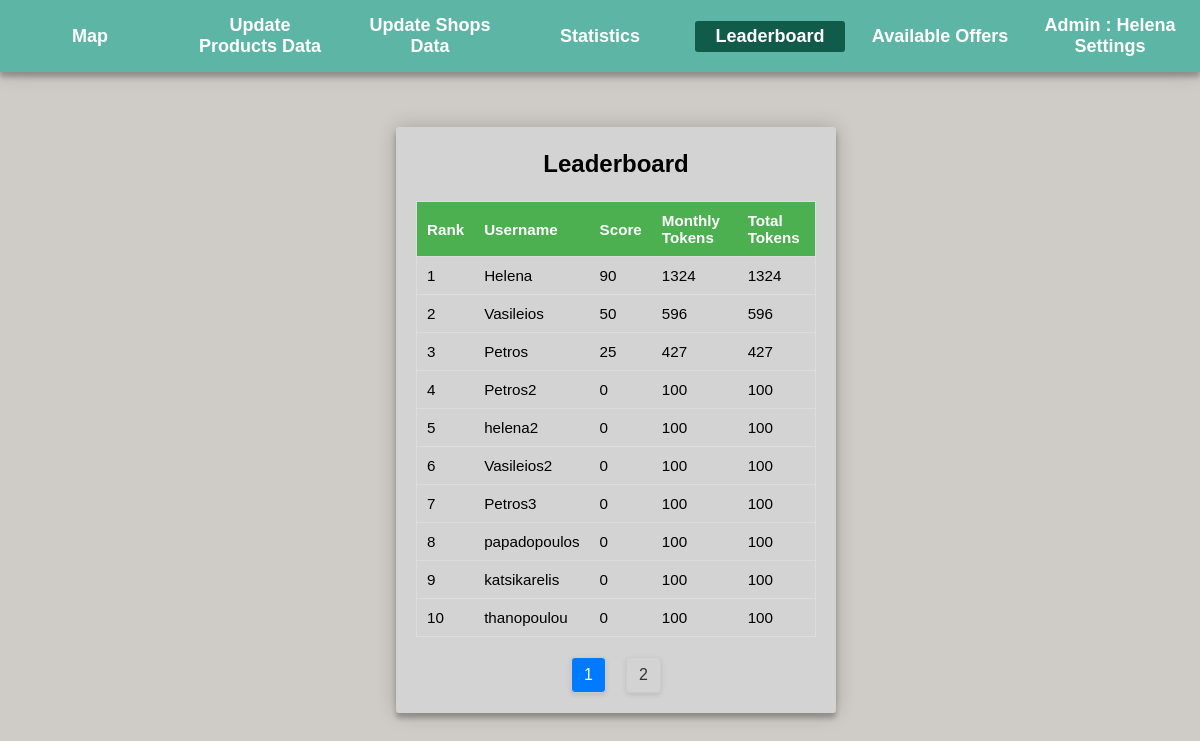
The page /map/admin/leaderboard/leaderboard.php (signed in) on the database its author committed.
### tables this page shows
CREATE TABLE `user` (
  `user_id` int(11) NOT NULL,
  `user_username` varchar(30) NOT NULL,
  `email` varchar(40) NOT NULL,
  `password` varchar(20) NOT NULL,
  `isAdmin` tinyint(1) NOT NULL,
  `total_score` int(11) NOT NULL,
  `monthly_score` int(11) NOT NULL,
  `total_tokens` int(11) NOT NULL,
  `premonth_tokens` int(11) NOT NULL,
  `offers` int(11) NOT NULL,
  `likes` int(11) NOT NULL,
  `dislikes` int(11) NOT NULL
);

### map/admin/leaderboard/leaderboard.php (the view, shortened to what this page needs)
<?php
$page = isset($_GET['page']) ? intval($_GET['page']) : 1;
$itemsPerPage = 10;
$offset = ($page - 1) * $itemsPerPage;
$conn = mysqli_connect('localhost', 'root', '', 'web_database');
$query = "SELECT user_username as user_name, total_score as user_score, total_tokens, (total_tokens - premonth_tokens) as tokens_this_month
FROM user
WHERE isAdmin = '0'
ORDER BY total_score DESC
LIMIT $itemsPerPage OFFSET $offset";
$result = mysqli_query($conn, $query);
$leaderboardData = [];
while ($row = mysqli_fetch_assoc($result)) {
  $leaderboardData[] = $row;
}
?>
<!DOCTYPE html>
<html>
<head>
  <link rel="stylesheet" href="/web_database/map/admin/adm.css">
  <link rel="stylesheet" href="/web_database/map/admin/leaderboard/leaderboard_style.css">
</head>
<body>
<div class="menu-bar">
   <ul>
     <li><a href="/web_database/map/admin/admin_dashboard.php">Map</a></li>
     <li><a href="/web_database/map/admin/update_products.php">Update Products Data </a></li>
     <li><a href="/web_database/map/admin/update_shops.php">Update Shops Data</a></li>
     <li><a href="/web_database/map/admin/statistics/statistics.php">Statistics</a></li>
     <li class="pressed"><a href="/web_database/map/admin/leaderboard/leaderboard.php">Leaderboard</a></li>
     <li><a href="/web_database/map/admin/show_offers/offers.php">Available Offers</a></li>
     <li><a href="/web_database/map/admin/admin_settings/adm_settings.php">Admin : <?php echo $_SESSION['user_name']; ?> <br>Settings</a></li>
   </ul>
</div>
<div class="container">
  <h2>Leaderboard</h2>
  <table>
    <thead>
      <tr>
        <th>Rank</th>
        <th>Username</th>
        <th>Score</th>
        <th>Monthly Tokens</th>
        <th>Total Tokens</th>
      </tr>
    </thead>
    <tbody>
      <?php
      $rank = ($page - 1) * $itemsPerPage + 1;
      foreach ($leaderboardData as $data) {
        echo "<tr>";
        echo "<td>{$rank}</td>";
        echo "<td>{$data['user_name']}</td>";
        echo "<td>{$data['user_score']}</td>";
        echo "<td>{$data['tokens_this_month']}</td>";
        echo "<td>{$data['total_tokens']}</td>";
        echo "</tr>";
        $rank++;
      }
      ?>
    </tbody>
  </table>
    <?php
        $totalUsers = $conn->query("SELECT COUNT(*) as count FROM user")->fetch_assoc()['count'];
        $totalPages = ceil($totalUsers / 10);
        echo '<div class="pagination">';
        for ($i = 1; $i <= $totalPages; $i++) {
            if ($i == $page) {
                 echo "<span>{$i}</span> ";
            } else {
                echo "<a href='leaderboard.php?page={$i}'>{$i}</a> ";
            }
        }
        echo '</div>';
    ?>
</div>
</body>
</html>

### map/admin/adm.css (style rules this page uses)
* { padding: 0; margin: 0; box-sizing: border-box; }
body { background: #cfcbc6; --color-primary: #5db5a5; --color-primary2: #009579; --color-primary-dark: #007f67; --color-secondary: #252c6a; --color-error: #cc3333; --color-success: #4bb544; background: var(--color-primary) ; background: -webkit-linear-gradient(right, #cfcbc6, #cfcbc6); font-family: sans-serif; -webkit-font-smoothing: antialiased; -moz-osx-font-smoothing: grayscale; --border-radius: 3px; }
.menu-bar { overflow-x: hidden; background-color: #5db5a5; text-align: center; box-shadow: 0 0 20px 0 rgba(0, 0, 0, 0.2), 0 5px 5px 0 rgba(0, 0, 0, 0.24); }
.menu-bar ul { font-weight: 700; display: inline-flex; list-style: none; color: white; font-size: large; position:relative; display: flex; align-items: center; justify-content: center; }
.menu-bar ul li { width:150px; margin:10px; padding:5px; }
a { color: inherit; text-decoration: none; }
.pressed { background-color: #115b4a; color: white; border-radius: 3px; }
.container { position: absolute; top: 50%; left: 50%; transform: translate(-50%, -50%); z-index: 1; background: #d3d3d3; width: 300px; max-width: 440px; margin: 1rem; padding: 30px; border-radius: var(--border-radius); box-shadow: 0 0 20px 0 rgba(0, 0, 0, 0.2), 0 5px 5px 0 rgba(0, 0, 0, 0.24); }
.container, .form__input, .form__input2, .form__button { font: 500 1rem 'Quicksand', sans-serif; }

### map/admin/leaderboard/leaderboard_style.css (style rules this page uses)
.container { width: 100%; box-sizing: border-box; margin-top: 20px; overflow-x: hidden; padding: 0 20px; }
.container h2 { margin-top: 23px; margin-bottom: 23px; }
table { border-collapse: collapse; width: 100%; border: 1px solid #ddd; font-size: 0.95em; }
th, td { text-align: left; padding: 10px; border-bottom: 1px solid #ddd; }
tr:last-child td { border-bottom: none; }
th { background-color: #4CAF50; color: white; position: sticky; top: 0; z-index: 2; }
.pagination { display: flex; justify-content: center; padding: 20px 0; align-items: center; }
.pagination a, .pagination span { margin: 0 10px; padding: 8px 12px; border: 1px solid #ccc; text-decoration: none; color: #333; border-radius: 4px; transition: all 0.3s; box-shadow: 0 2px 5px rgba(0, 0, 0, 0.1); font-weight: 500; }
.pagination span { background-color: #007BFF; color: #fff; }
h2 { text-align: center; }

### rows shown on the page
user: user_username "Helena", total_score "90", tokens_this_month "1324", total_tokens "1324"
user: user_username "Vasileios", total_score "50", tokens_this_month "596", total_tokens "596"
user: user_username "Petros", total_score "25", tokens_this_month "427", total_tokens "427"
user: user_username "Petros2", total_score "0", tokens_this_month "100", total_tokens "100"
user: user_username "helena2", total_score "0", tokens_this_month "100", total_tokens "100"
user: user_username "Vasileios2", total_score "0", tokens_this_month "100", total_tokens "100"
user: user_username "Petros3", total_score "0", tokens_this_month "100", total_tokens "100"
user: user_username "papadopoulos", total_score "0", tokens_this_month "100", total_tokens "100"
user: user_username "katsikarelis", total_score "0", tokens_this_month "100", total_tokens "100"
user: user_username "thanopoulou", total_score "0", tokens_this_month "100", total_tokens "100"

### other values the page prints
$_SESSION['user_name'] "Helena"
